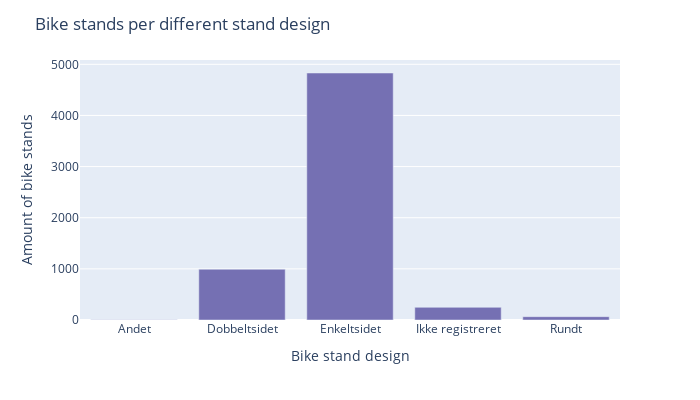

The notebook cell this image was saved under:
### Code cell
stand_design = df.groupby("stativ_udformning", observed=False).size()
# print(stand_design)

# fig = plt.figure(figsize = (10, 5))
# plt.bar(stand_design.index, stand_design.values)
# plt.xlabel("Bike stand design")
# plt.ylabel("Amount of bike stands")
# plt.xticks(ticks=range(len(stand_design.index)), labels=stand_design.index, rotation=90)
# plt.show()

fig = stand_design.plot.bar(color_discrete_sequence=[col[2]], width=700, height=400)
fig.update_layout(title="Bike stands per different stand design", yaxis_title="Amount of bike stands", xaxis_title="Bike stand design", showlegend=False)
fig.show()

### Figure 1 — Plotly figure (JSON) as saved in the notebook; plotly's stock layout.template omitted (floating-point values rounded to 4 significant figures)
{"data": [{"alignmentgroup": "True", "hovertemplate": "variable=0<br>stativ_udformning=%{x}<br>value=%{y}<extra></extra>", "legendgroup": "0", "marker": {"color": "rgb(117,112,179)", "pattern": {"shape": ""}}, "name": "0", "offsetgroup": "0", "orientation": "v", "showlegend": true, "textposition": "auto", "type": "bar", "x": ["Andet", "Dobbeltsidet", "Enkeltsidet", "Ikke registreret", "Rundt"], "xaxis": "x", "y": [7, 992, 4830, 248, 65], "yaxis": "y"}], "layout": {"barmode": "relative", "height": 400, "legend": {"title": {"text": "variable"}, "tracegroupgap": 0}, "margin": {"t": 60}, "showlegend": false, "title": {"text": "Bike stands per different stand design"}, "width": 700, "xaxis": {"anchor": "y", "domain": [0, 1], "title": {"text": "Bike stand design"}}, "yaxis": {"anchor": "x", "domain": [0, 1], "title": {"text": "Amount of bike stands"}}}}
